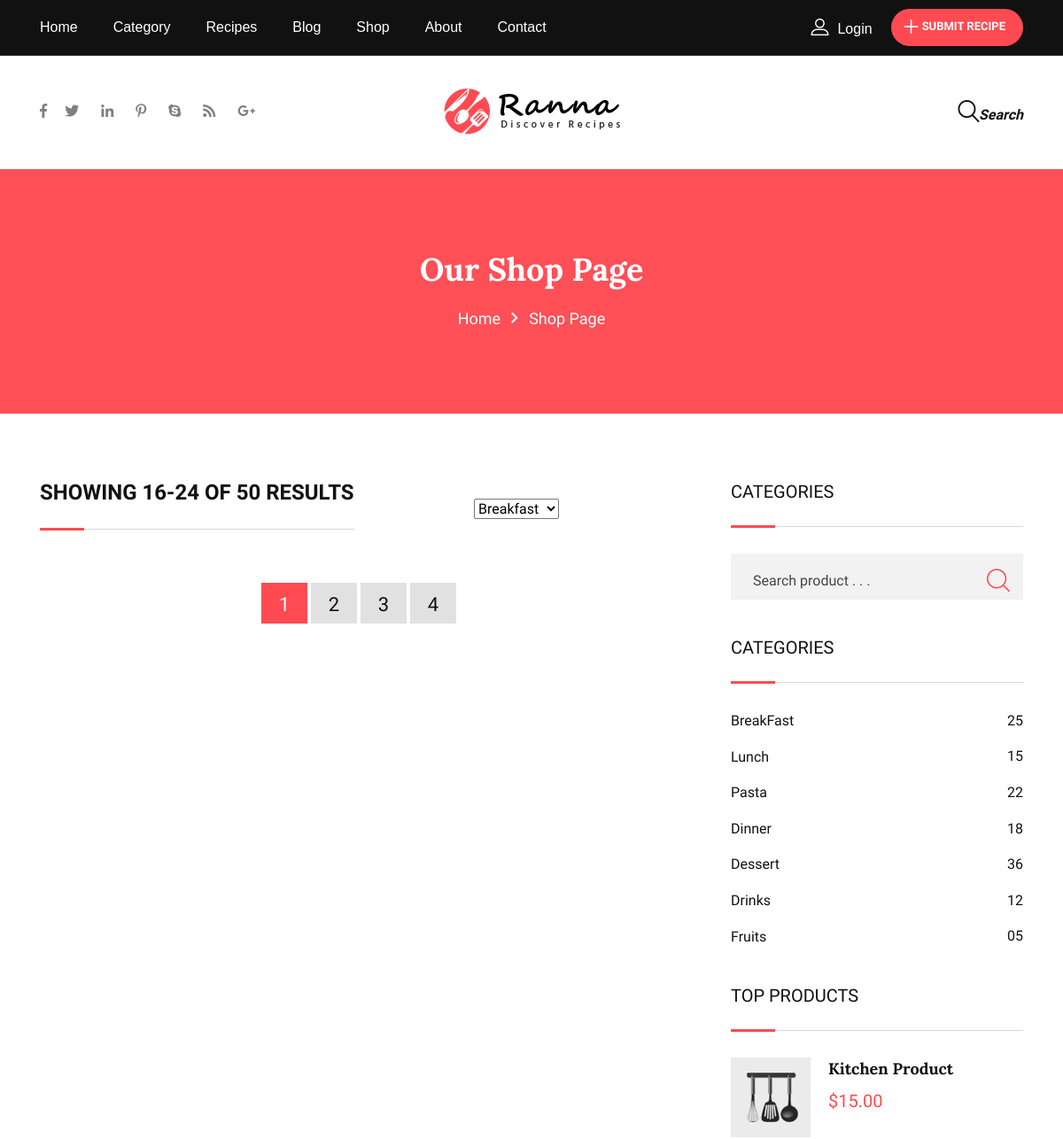
The page /shop/ (upper part) on the database as committed earlier.
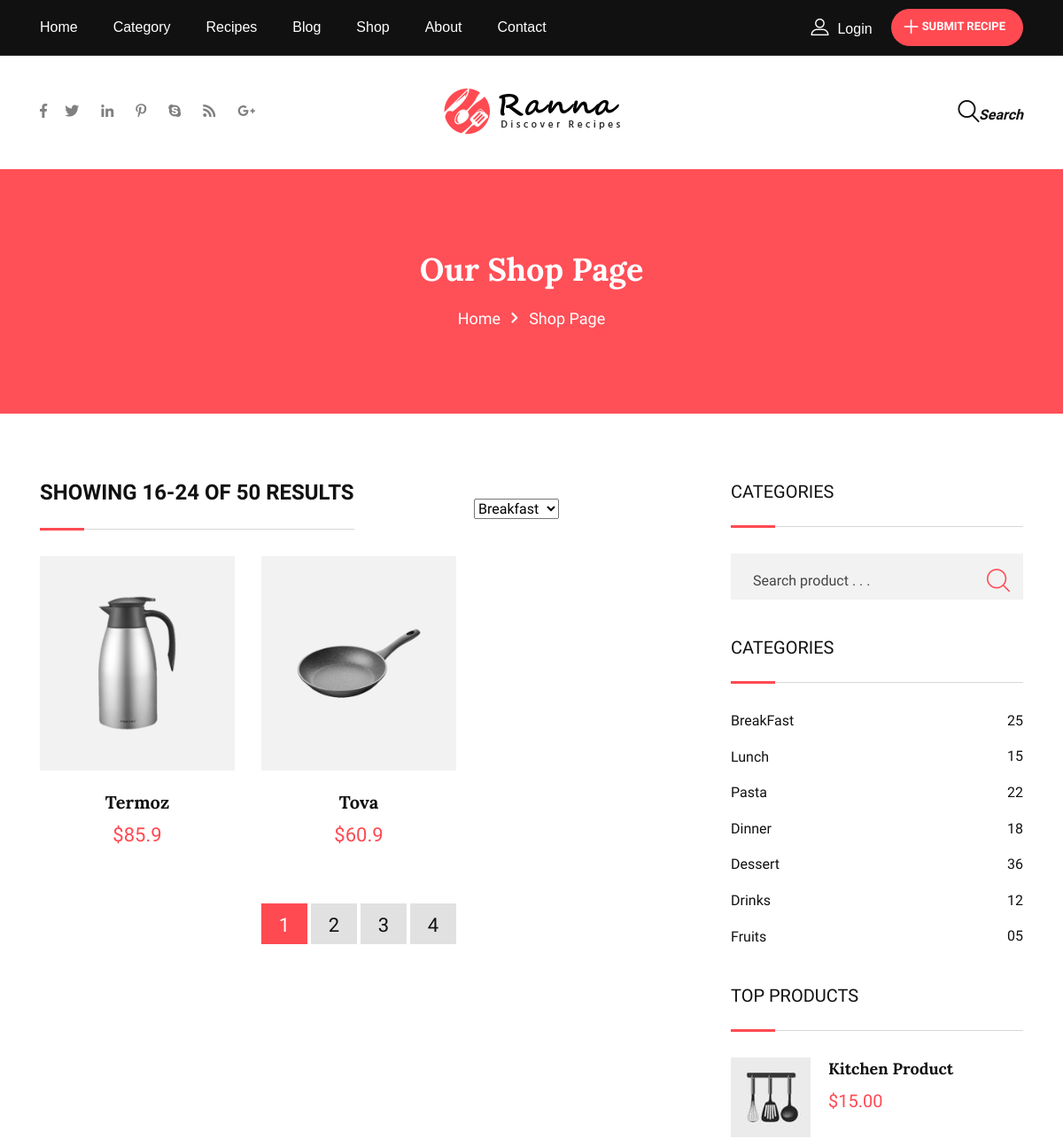
The same page on the database as committed later.
### shop/models.py (models this page shows, shortened)
class ProductModel(BaseModel):
    img = models.ImageField(upload_to='shop')
    name = models.CharField(max_length=50)
    price = models.FloatField()
    discount = models.FloatField()
    description = models.TextField()
    class Meta:
        verbose_name = 'product'
        verbose_name_plural = 'products'

### shop/views.py (the view)
# urls.py: path('', product_list_view, name='product-list'),
def product_list_view(request):
    return render(request, 'shop/product-list.html', context)

### templates/shop/product-list.html (shortened to what the changed rows need)
{% extends "layouts/base.html" %}
{% load static %}
{% block content %}
    <section class="inner-page-banner bg-common" data-bg-image="{% static 'img/figure/inner-page-banner1.jpg' %}">
        <div class="container">
            <div class="row">
                <div class="col-12">
                    <div class="breadcrumbs-area">
                        <h1>Our Shop Page</h1>
                    </div>
                </div>
            </div>
        </div>
    </section>
    <section class="shop-page-wrap padding-top-74 padding-bottom-50">
        <div class="container">
            <div class="row gutters-60">
                <div class="col-lg-8">
                    <div class="d-sm-flex justify-content-between align-items-center">
                        <div class="section-heading heading-dark">
                            <h2 class="item-heading">SHOWING 16-24 OF 50 RESULTS</h2>
                        </div>
                    </div>
                    <div class="row">
                        {% for shop in product %}
                        <div class="col-md-4 col-sm-6 col-12">
                            <div class="shop-box-layout1">
                                <div class="mask-item bg--accent">
                                    <div class="item-figure">
                                    </div>
                                    <ul class="action-items">
                                    </ul>
                                </div>
                                <div class="item-content">
                                    <h3 class="item-title"><a href="{% url "shop:detail" pk=shop.id %}">{{ shop.name }}</a></h3>
                                    <div class="item-price"><span class="currency">$</span>{{ shop.price }}</div>
                                </div>
                            </div>
                        </div>
                        {% endfor %}
                    </div>
                </div>
            </div>
        </div>
    </section>
{% endblock %}

Rows that differ between the two databases and show on the page:
added ProductModel: name "Termoz", price "85.9"
added ProductModel: name "Tova", price "60.9"
